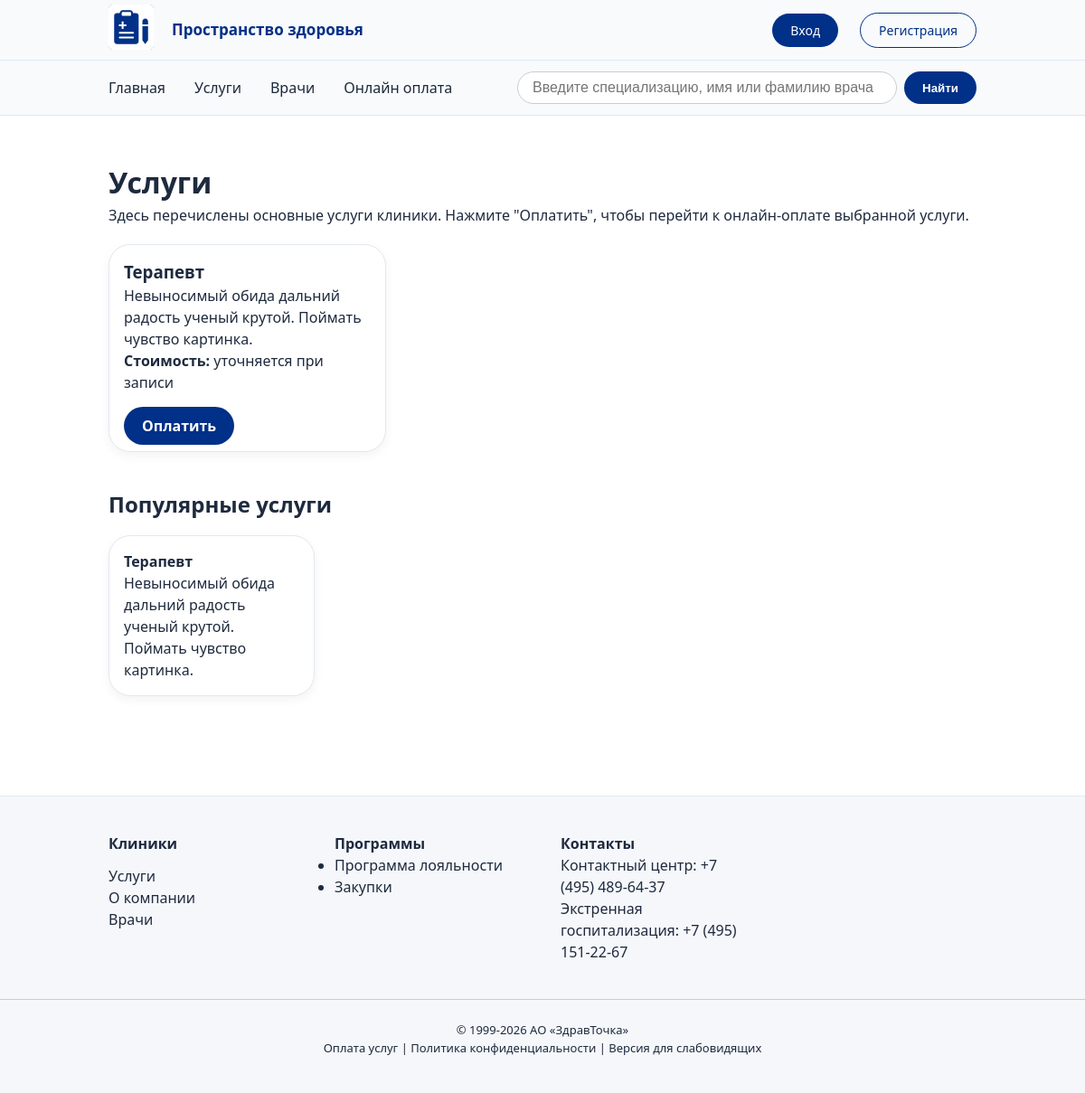
Page /services/ on the committed database.
### main/models.py (models this page shows, shortened)
class Specialization(models.Model):
    name = models.CharField(max_length=100, unique=True)
    slug = models.SlugField(max_length=100, unique=True, blank=True)
    description = models.TextField(blank=True, null=True, verbose_name='Описание')
    class Meta:
        verbose_name = 'Специализация'
        verbose_name_plural = 'Специализации'

### main/views.py (the view)
# urls.py: path('services/', views.services, name='services'),
def services(request):
    services = Specialization.objects.all().order_by('name')
    popular_services = services.annotate(doctor_count=Count('doctor')).order_by('-doctor_count', 'name')[:4]
    return render(request, 'pages/services.html', {
        'title': 'Услуги',
        'services': services,
        'popular_services': popular_services,
    })

### users/context_processors.py (called while the page is built, shortened)
def user_role(request):
    return {}

### main/templates/pages/services.html (shortened to what this page needs)
{% extends 'base.html' %}
{% load static %}
{% block content %}
<div class="container" style="padding: 40px 0;">
    <h1>Услуги</h1>
    <p>Здесь перечислены основные услуги клиники. Нажмите "Оплатить", чтобы перейти к онлайн-оплате выбранной услуги.</p>
    {% if services.exists %}
        <div style="display: grid; grid-template-columns: repeat(auto-fill, minmax(280px, 1fr)); gap: 20px; margin-top: 20px;">
            {% for service in services %}
                <div class="card" style="padding: 16px;">
                    <h3>{{ service.name }}</h3>
                    <p>{{ service.description|default:"Описание услуги пока отсутствует." }}</p>
                    <p><strong>Стоимость:</strong> уточняется при записи</p>
                    <br>
                    <a href="{% url 'online_payment' %}" class="btn">Оплатить</a>
                </div>
            {% endfor %}
        </div>
    {% else %}
        <p>Услуги пока не добавлены. Добавьте специализации в админке, чтобы они отображались здесь.</p>
    {% endif %}
    {% if popular_services.exists %}
        <section style="margin-top: 40px;">
            <h2>Популярные услуги</h2>
            <div style="display: grid; grid-template-columns: repeat(auto-fill, minmax(220px, 1fr)); gap: 16px; margin-top: 16px;">
                {% for service in popular_services %}
                    <div class="card" style="padding: 16px;">
                        <h4>{{ service.name }}</h4>
                        <p>{{ service.description|truncatechars:80|default:"Описание отсутствует" }}</p>
                    </div>
                {% endfor %}
            </div>
        </section>
    {% endif %}
</div>
{% endblock %}

### main/templates/base.html (style rules this page uses)
* { margin: 0; padding: 0; box-sizing: border-box; }
body { font-family: 'Segoe UI', system-ui, -apple-system, Roboto, sans-serif; background: #ffffff; color: #1e2a3e; line-height: 1.5; }
:root { --primary: #003087; --primary-dark: #002266; --secondary: #e31c79; --gray-bg: #f5f7fa; --gray-border: #e2e8f0; --text-dark: #1e2a3a; --text-muted: #5b6e8c; }
a { text-decoration: none; color: inherit; }
button, .btn { background: var(--primary); color: white; border: none; padding: 10px 20px; border-radius: 40px; font-weight: 600; cursor: pointer; transition: 0.2s; }
.card { background: white; border-radius: 24px; box-shadow: 0 4px 12px rgba(0,0,0,0.05); padding: 20px; transition: 0.2s; border: 1px solid var(--gray-border); }

### rows in the picture
Specialization: name "Терапевт", description "Невыносимый обида дальний радость ученый крутой. Поймать чувство картинка."
